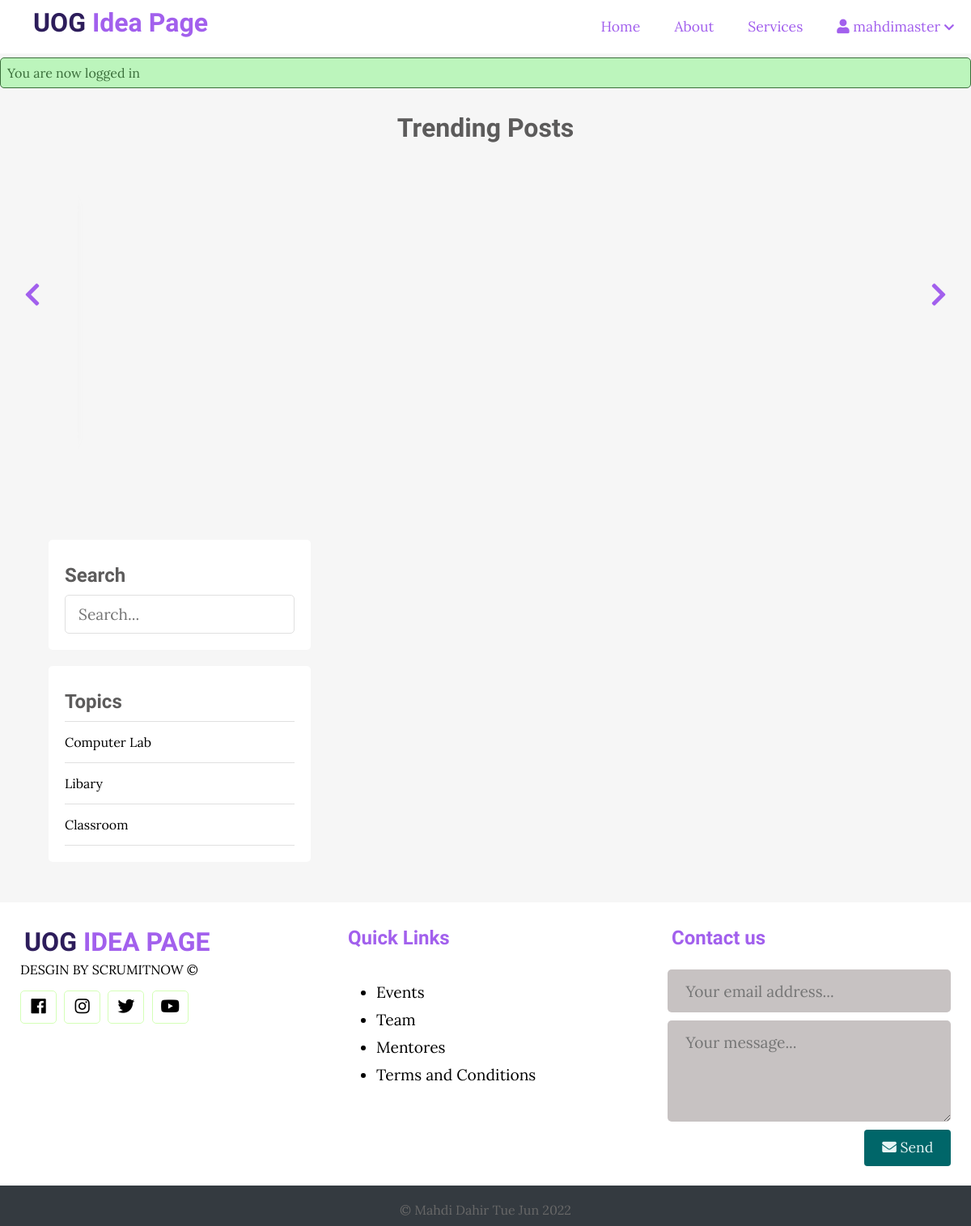
The page /about.php?t_id=8 (signed in) on the database its author committed.
### tables this page shows
CREATE TABLE `topics` (
  `id` int(11) NOT NULL,
  `name` varchar(100) NOT NULL,
  `description` text NOT NULL
);

### app/controllers/topics.php (called while the page is built, shortened)
<?php
include(ROOT_PATH . "/app/database/db.php");
$table = 'topics';
$topics = selectAll($table);

### app/database/db.php (called while the page is built, shortened)
<?php
require('connect.php');
function selectAll($table, $conditions = [])
{
    global $conn;
    $sql = "SELECT * FROM $table";
    if (empty($conditions)) {
        $stmt = $conn->prepare($sql);
        $stmt->execute();
        $records = $stmt->get_result()->fetch_all(MYSQLI_ASSOC);
        return $records;
    }
}

### about.php (the view, shortened to what this page needs)
<?php
include(ROOT_PATH . "/app/controllers/topics.php");
?>
<!DOCTYPE html>
<html lang="en">
<head>
    <link rel="stylesheet" href="https://use.fontawesome.com/releases/v5.7.2/css/all.css">
    <link rel="stylesheet" href="assets/css/newsystle1.css">
</head>
<body>
    <?php include(ROOT_PATH . "/app/includes/header.php"); ?>
    <?php include(ROOT_PATH . "/app/includes/messages.php"); ?>
    <div class="page-wrapper">
        <div class="post-slider">
            <h1 class="slider-title">Trending Posts </h1>
            <i class="fas fa-chevron-left prev"></i>
            <i class="fas fa-chevron-right next"></i>
            <div class="post-wrapper">
            </div>
        </div>
        <div class="content clearfix">
            <div class="sidebar">
                <div class="section search">
                    <h2 class="section-title">Search</h2>
                    <form action="index.php" method="post">
                        <input type="text" name="search-term" class="text-input" placeholder="Search...">
                    </form>
                </div>
                <div class="section topics">
                    <h2 class="section-title">Topics</h2>
                    <ul>
                        <?php foreach ($topics as $key => $topic) : ?>
                            <li><a href="<?php echo BASE_URL . '/index.php?t_id=' . $topic['id'] . '&name=' . $topic['name'] ?>"><?php echo $topic['name']; ?></a></li>
                        <?php endforeach; ?>
                    </ul>
                </div>
            </div>
        </div>
    </div>
    <?php include(ROOT_PATH . "/app/includes/footer.php"); ?>
</body>
</html>

### assets/css/newsystle1.css (style rules this page uses)
* { box-sizing: border-box }
html, body { height: 100%; padding: 0px; margin: 0px; background: #f6f6f6; font-family: 'Lora', serif; }
h1, h2, h3, h4, h5, h6 { font-family: 'Candal', serif; color: #5c5b5b; margin: 5px; }
a { text-decoration: none; color: inherit; }
.clearfix::after { content: ''; display: block; clear: both; }
.text-input { padding: .7rem 1rem; display: block; width: 100%; border-radius: 5px; border: 1px solid #e0e0e0; outline: none; color: #444; line-height: 1.5rem; font-size: 1.2em; font-family: 'Lora', serif; }
.page-wrapper { min-height: 100%; }
.post-slider { position: relative; }
.post-slider .slider-title { text-align: center; margin: 30px auto; }
.post-slider .next { position: absolute; top: 50%; right: 30px; font-size: 2em; color: #A260ED; cursor: pointer; }
.post-slider .prev { position: absolute; top: 50%; left: 30px; font-size: 2em; color: #A260ED; cursor: pointer; }
.post-slider .post-wrapper { width: 84%; height: 350px; margin: 0px auto; overflow: hidden; padding: 10px 0px 10px 0px; }
.content { width: 90%; margin: 30px auto 30px; }
.content .sidebar { width: 30%; float: left; }
.content .sidebar .section { background: white; padding: 20px; border-radius: 5px; margin-bottom: 20px; }
.content .sidebar .section .section-title { margin: 10px 0px 10px 0px; }
.content .sidebar .section.search { margin-top: 80px; }
.content .sidebar .section.topics ul { margin: 0px; padding: 0px; list-style: none; border-top: 1px solid #e0e0e0; }
.content .sidebar .section.topics ul li a { display: block; padding: 15px 0px 15px 0px; border-bottom: 1px solid #e0e0e0; transition: all 0.3s; }

### rows shown on the page
topics: name "Computer Lab"
topics: name "Libary"
topics: name "Classroom"

### other values the page prints
$_SESSION['username'] "mahdimaster"
$_SESSION['message'] "You are now logged in"
